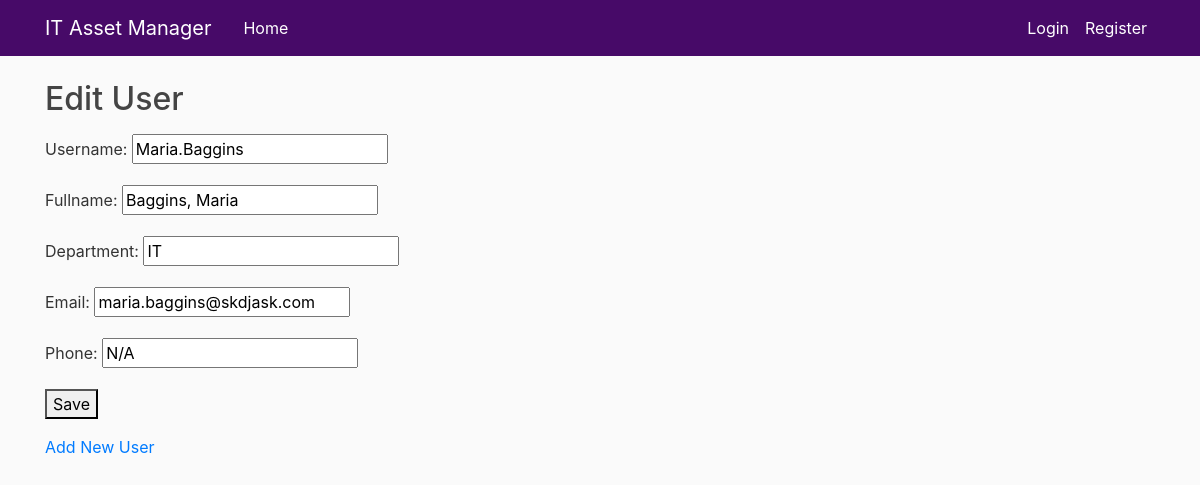
/assets/users/Maria.Baggins/edit/ (signed in), run on the app's committed database.
### itassets/models.py (models this page shows, shortened)
class InventoryUser(models.Model):
    username = models.CharField(max_length=45, primary_key=True)
    fullname = models.CharField(max_length=100, null=True)
    department = models.CharField(max_length=100)
    email = models.EmailField(unique=True, blank=True)
    phone = models.CharField(max_length=20, blank=True, null=True)

### itassets/views.py (the view)
# urls.py: path("users/<str:username>/edit/", user_edit, name="user_edit"),
@login_required
@permission_required("itassets.change_user", raise_exception=True)
def user_edit(request, username):
    user = get_object_or_404(InventoryUser, username=username)
    if request.method == "POST":
        form = UserForm(request.POST, instance=user)
        if form.is_valid():
            form.save()
            return redirect("user_list")
    else:
        form = UserForm(instance=user)
    return render(request, "itassets/user_form.html", {"form": form, "user": user})

### itassets/forms.py
class UserForm(forms.ModelForm):
    class Meta:
        model = InventoryUser
        fields = ["username", "fullname", "department", "email", "phone"]

### itassets/templates/itassets/user_form.html (shortened to what this page needs)
{% extends "base.html" %}
{% block content %}
<h2>{% if form.instance.pk %}Edit User{% else %}Add New User{% endif %}</h2>
<form method="POST">
    {{ form.as_p}}
    <button type="submit">Save</button>
</form>
<p><a href="{% url 'user_create' %}">Add New User</a></p>
{% endblock %}

### ITAssetManager/static/css/styles.css (style rules this page uses)
body { background-color: #fafafa !important; color: #333333 !important; margin-top: 5rem !important; }
h1, h2, h3, h4, h5, h6 { color: rgb(68,68, 68) !important; }

### data on the page
InventoryUser: username "Maria.Baggins", fullname "Baggins, Maria", department "IT", email "maria.baggins@skdjask.com", phone "N/A"
